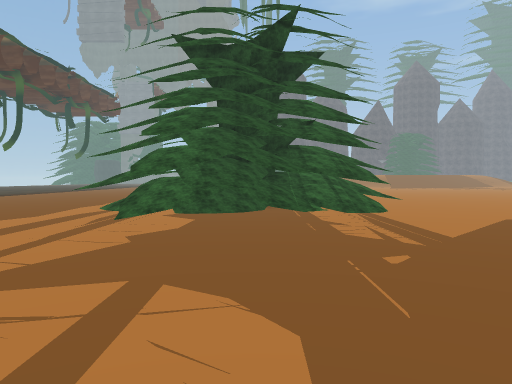
[1] (above)

24 first-person views from a walk through a Unity game level. The camera is 1.4 m above the floor, tilts 2° down and sees 70° across. The floor is counted in squares, 2 m on a side. Each view is taken from the middle of a square. On the plan, view 1 faces up. The plan holds only what a view shows up to about 11 squares ahead; the rest is blank. The place goes on beyond the plan. The player is left out. Some surface patterns are stand-ins.

[2]
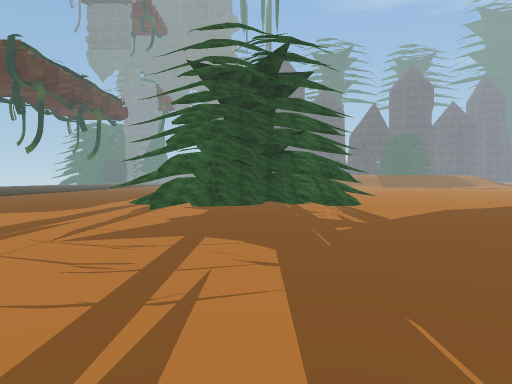

[3]
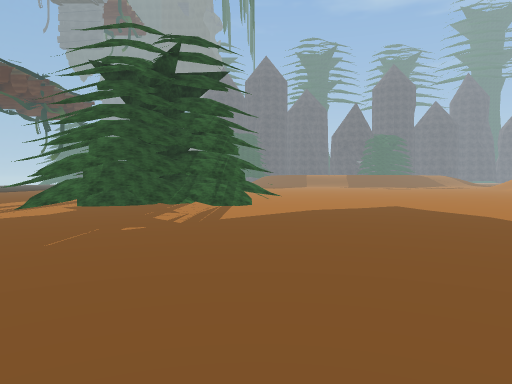

[4]
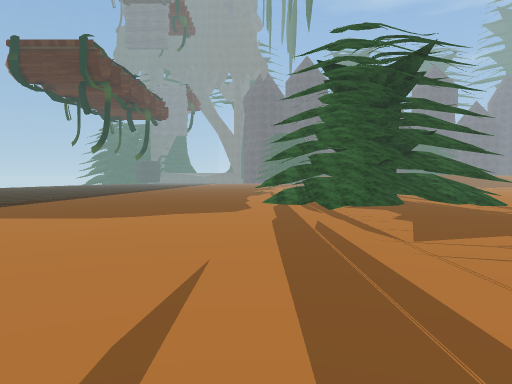

[5]
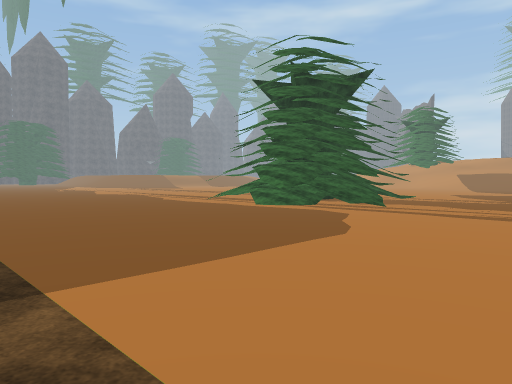

[6]
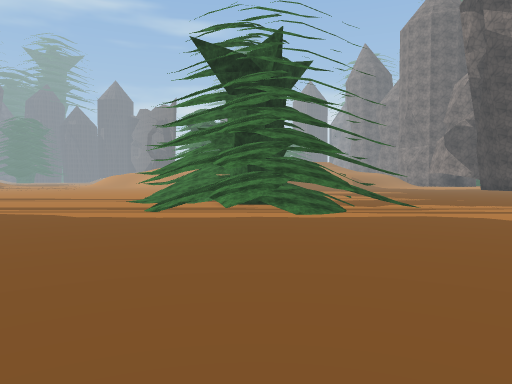

[7]
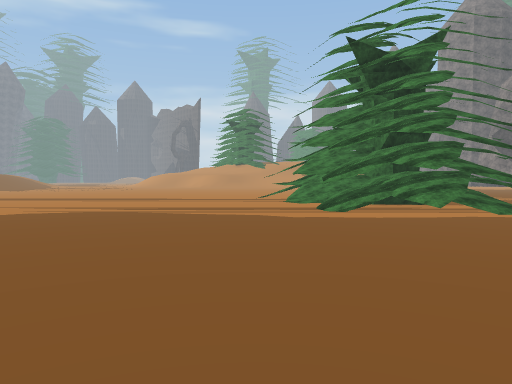

[8]
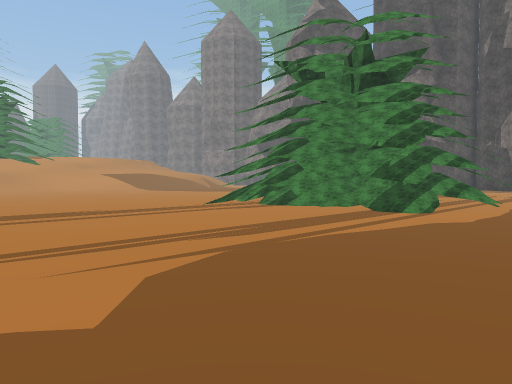

[9]
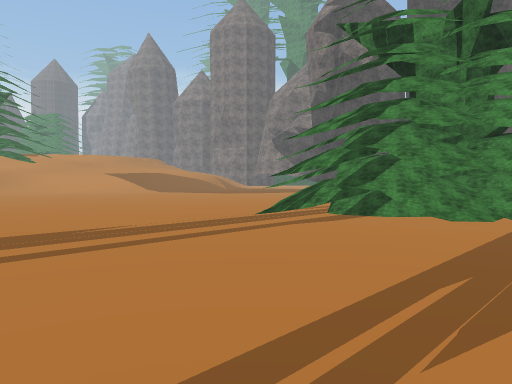

[10]
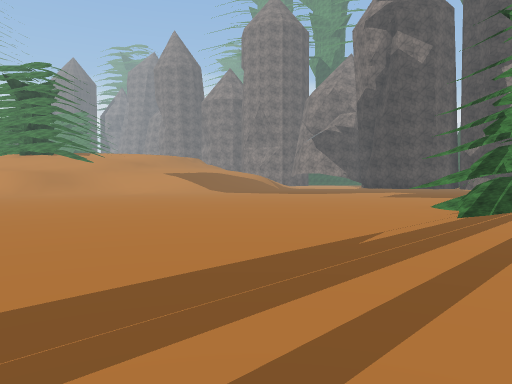

[11]
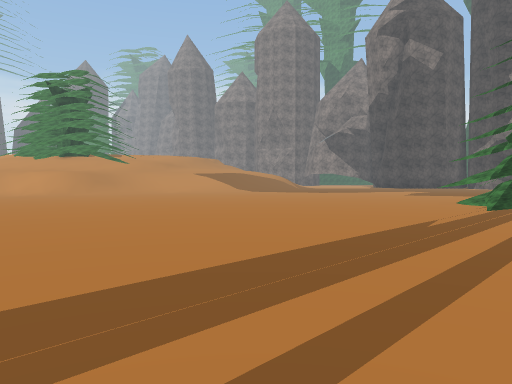

[12]
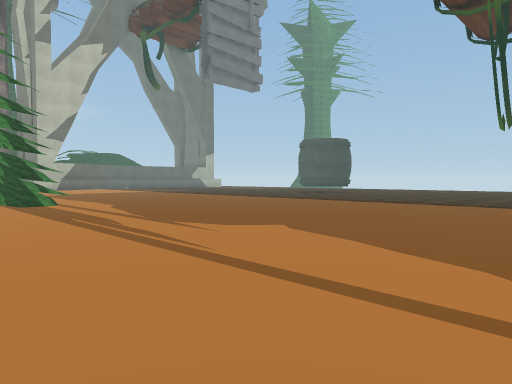

[13]
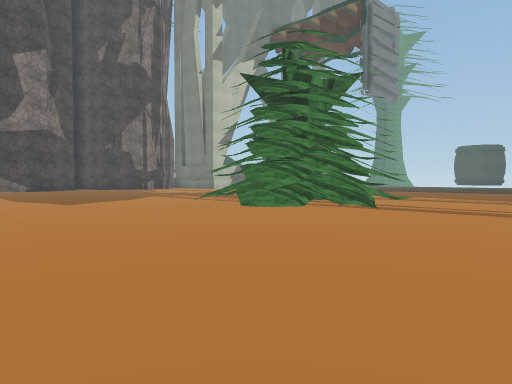

[14]
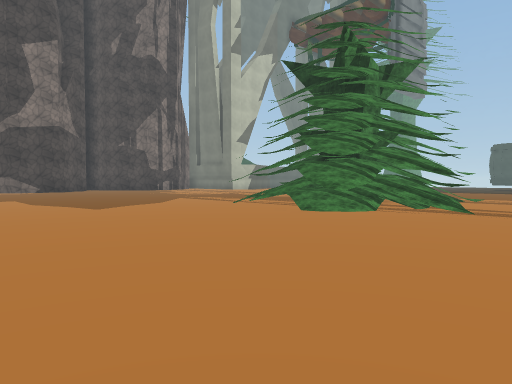

[15]
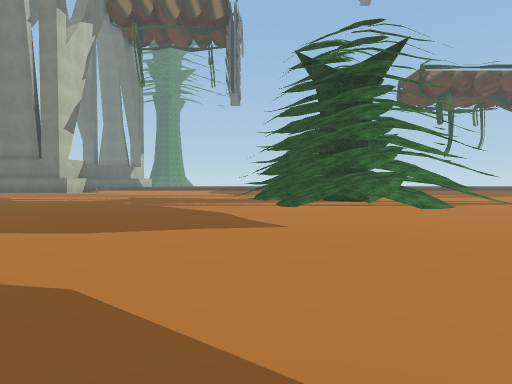

[16]
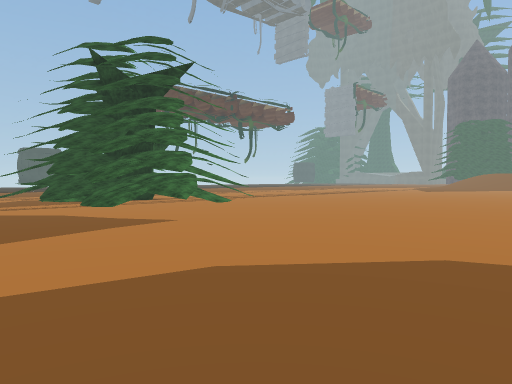

[17]
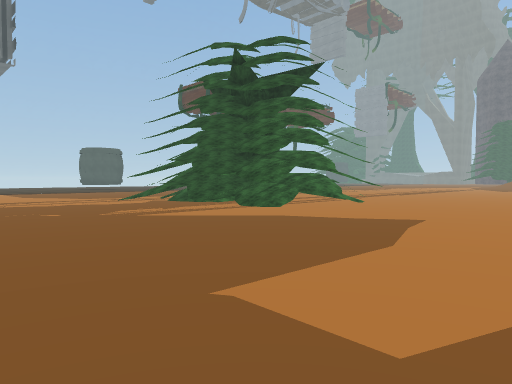

[18]
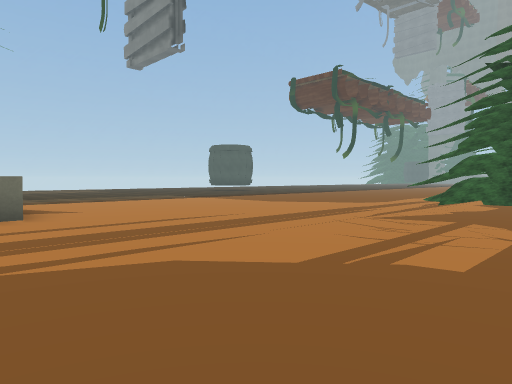

[19]
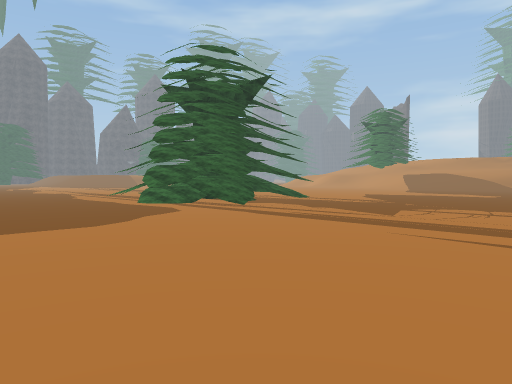

[20]
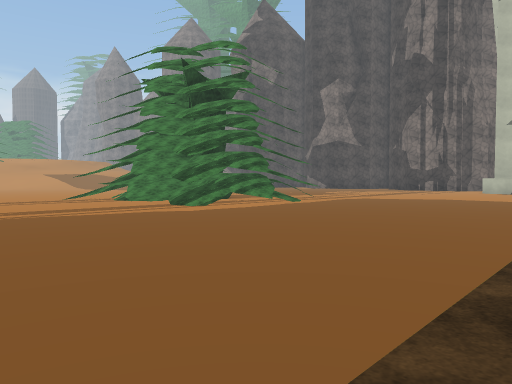

[21]
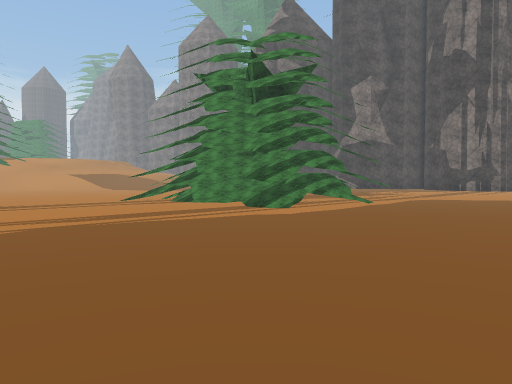

[22]
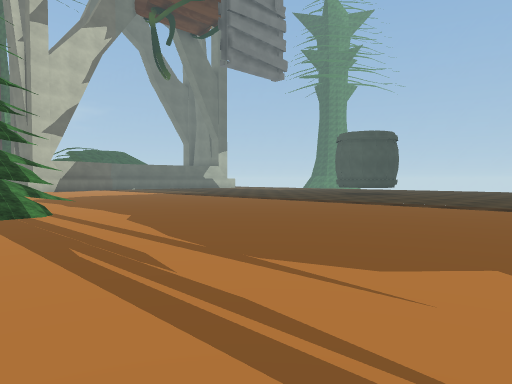

[23]
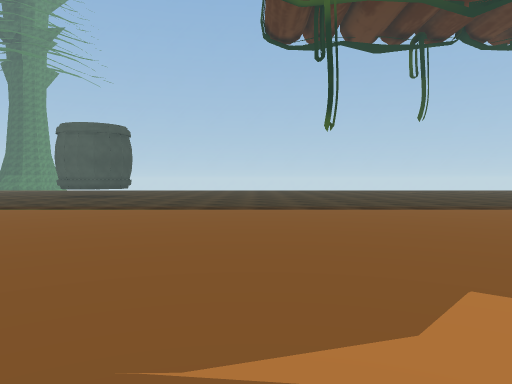

[24]
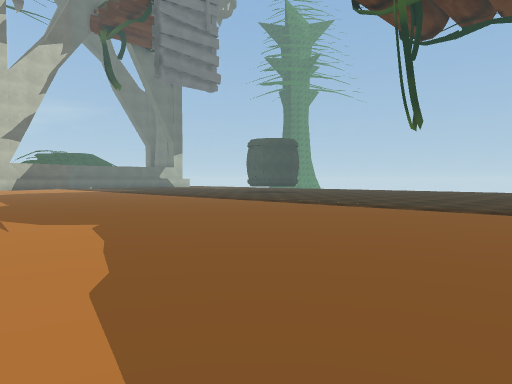

### Floor plan
Key: @ floor where view 1 was taken; # wall or solid block; . floor; = window, fence, low wall or low ledge; ^ raised ledge.
Columns run from 12 left of view 1 to 12 right of it. Each row starts with its distance up from view 1.
 25 =      ....
 24 =..........
 23 =...............
 22 =....................
 21 =........................
 20 =........................
 19 =........................
 18 =........................
 17 =.......................
 16 =......................
 15 =......................
 14 =......................
 13 =..........^^#^........
 12 =........^=####^........
 11 = .......^^#####........
 10  .......#######=........
  9  .......^####^^.........
  8  ........^#####.........
  7   ........=^^^...........
  6   .......................
  5  ........................
  4  ........................
  3  .....................
  2  .....................
  1    ...................
  0   ..........@.....
 -1   ...............
 -2    .^^........ .
 -3       ^.......
 -4           ....

Positions as (right, up) in squares from view 1, and headings:
1: (0, 0), facing up
2: (0, -2), facing up
3: (3, -2), facing up
4: (-4, -2), facing up
5: (-11, 2), facing up-right
6: (-11, 10), facing right
7: (-11, 14), facing right
8: (-6, 20), facing down-right
9: (-3, 19), facing down-right
10: (0, 21), facing down-right
11: (0, 23), facing down-right
12: (0, 23), facing down-left
13: (10, 18), facing down-left
14: (10, 16), facing down-left
15: (12, 7), facing left
16: (12, 4), facing up-left
17: (9, 1), facing up-left
18: (1, -4), facing up-left
19: (-9, -1), facing up-right
20: (-11, 18), facing down-right
21: (-9, 19), facing down-right
22: (-1, 20), facing down-left
23: (-2, 18), facing left
24: (-2, 25), facing down-left
